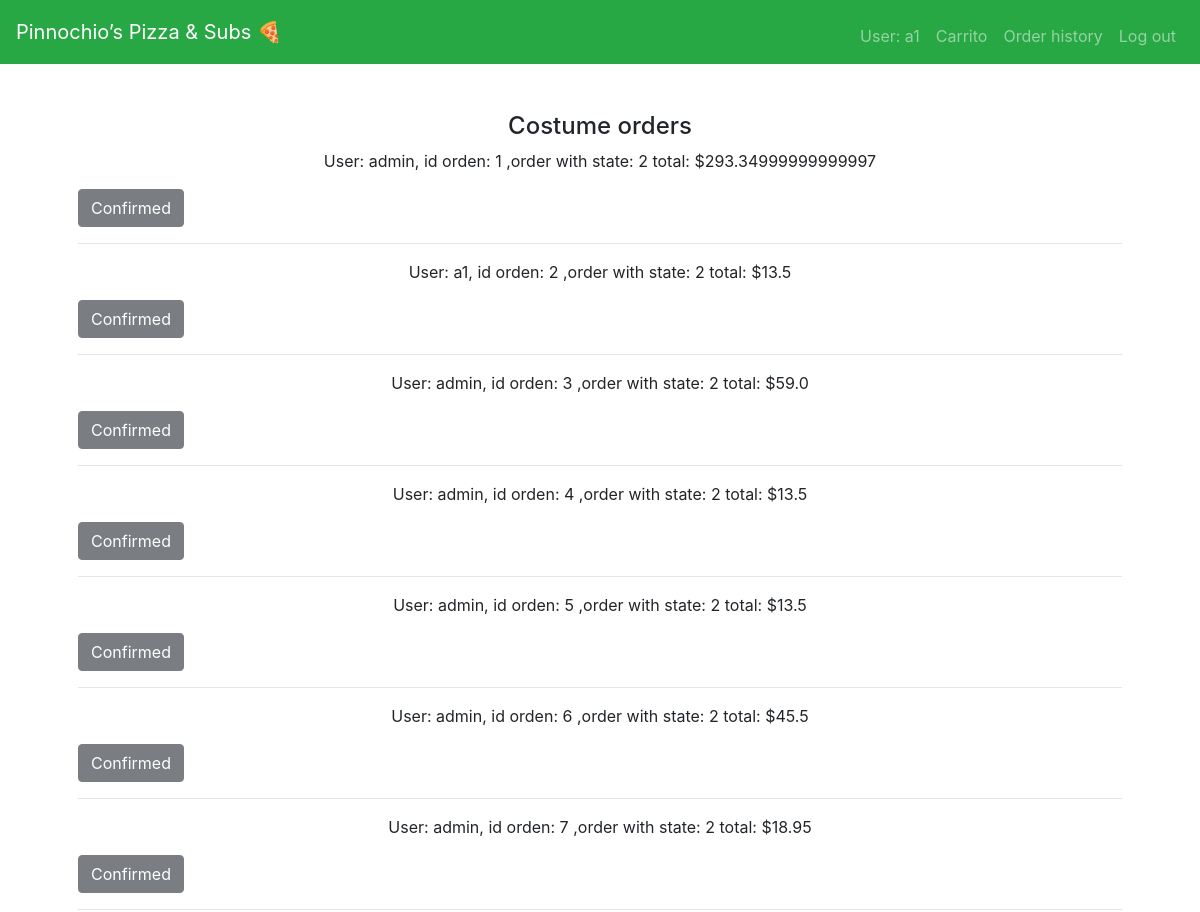
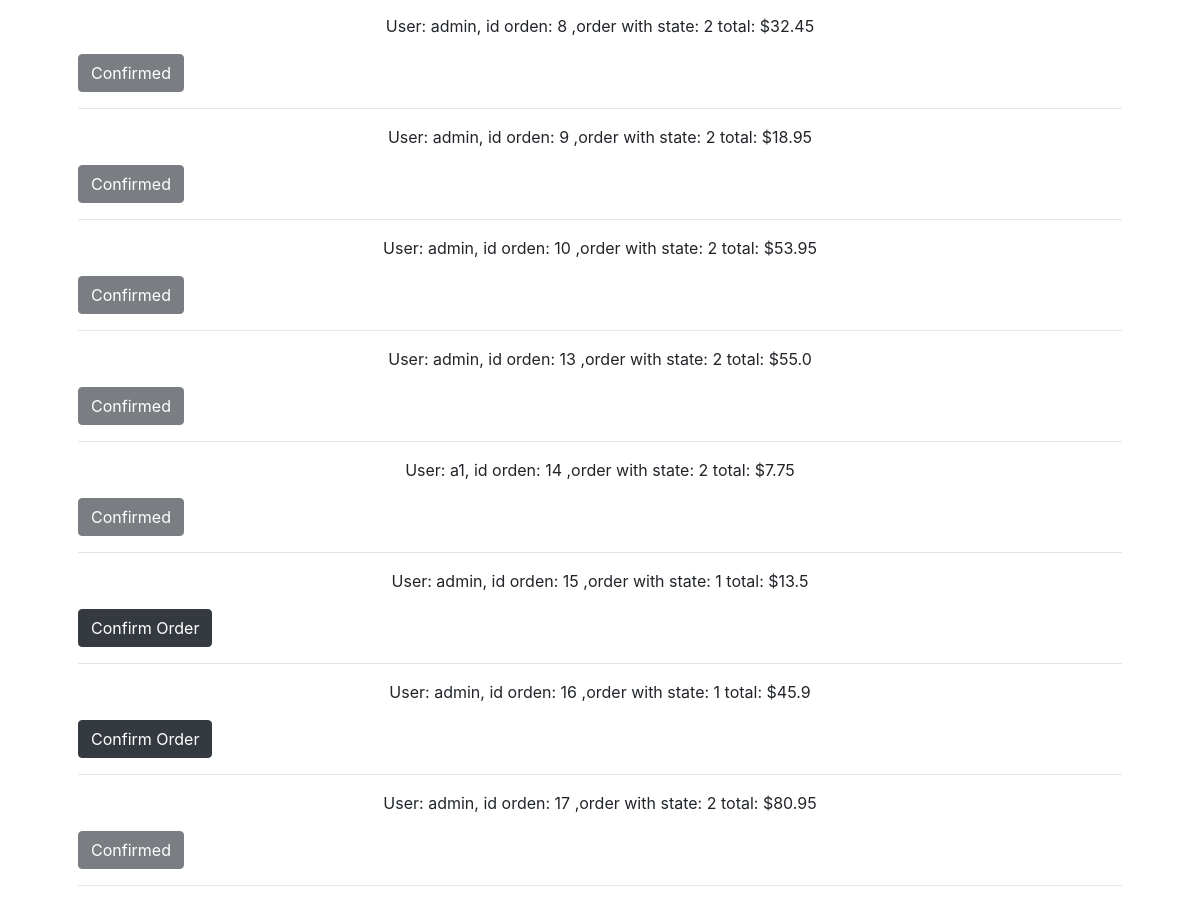
/staff (signed in), run on the app's committed database (2 pictures, top to bottom).
### orders/models.py (models this page shows, shortened)
class Orden(models.Model):
    username = models.ForeignKey(User, on_delete=CASCADE, related_name="carrito")
    total = models.FloatField(blank=True, null=True, default=0)
    ESTADO = [("0", "creada"), ("1", "progreso"), ("2", "finalizado"), ("3", "cancelado")]
    estado = models.CharField(max_length=10, choices=ESTADO, default="0")
    fecha = models.DateTimeField(auto_now_add=True)
    class Meta:
        verbose_name_plural = "Orden"

### orders/views.py (the view)
# urls.py: path("staff", views.staff, name="staff"),
def staff(request):
    username = request.user
    context = {
        "username": username,
        "staff": Orden.objects.all(),
    }
    return render(request, "orders/staff.html", context)

### orders/templates/orders/staff.html (shortened to what this page needs)
{% extends 'base.html' %}
{% load bootstrap4 %}
{% load static %}
{% block head_css %}
    <link rel="stylesheet" href="{% static 'styles.css' %}">
{% endblock %}
{% block main %}
    <h4 class="text-center">Costume orders</h4>
    {% for order in staff %}
        {% if order.estado == "0" or order.estado == "3" %}
        {% else %}
            <p class="text-center">
                User: {{order.username}}, id orden: {{order.id}} ,order with state: {{order.estado}} total: ${{order.total}}
            </p>
            {% if order.estado == "2" %}
                <button class="btn btn-dark" disabled>Confirmed</button>
            {% else %}
                <form action="{% url 'approve_order' %}" method="POST">
                    <button class="btn btn-dark">Confirm Order</button>
                </form>
            {% endif %}
            <hr>
        {% endif %}
    {% endfor %}
{% endblock %}

### templates/base.html (shortened to what this page needs)
{% load bootstrap4 %}
{% load static %}
<!DOCTYPE html>
<html lang="sp">
<head>
    {% bootstrap_css %}
    <link rel="stylesheet" href="{% static '/css/styles.css' %}">
    {% block head_css %}
    {% endblock %}
</head>
<body>
    {% if user.is_authenticated %}
    <nav class="navbar navbar-expand-lg navbar-dark bg-success">
        <a class="navbar-brand" href="/">Pinnochio’s Pizza & Subs 🍕</a>
        <div class="collapse navbar-collapse" id="navbarSupportedContent">
                <ul class="navbar-nav ml-auto mt-2">
                    <li class="nav-item"><a class="nav-link" href="#"> User: {{ user.username }} </a></li>
                    <li class="nav-item"><a class="nav-link" href="{% url 'carrito' %}"> Carrito </a></li>
                    <li class="nav-item"><a class="nav-link" href="{% url 'history' %}"> Order history </a></li>
                    <li class="nav-item"><a class="nav-link" href="{% url 'logout' %}">Log out</a></li>
                </ul>
        </div>
    </nav>
    {% endif %}
    <main class="container p-5">
        {% block main %}{% endblock %}
    </main>
</body>
</html>

### orders/static/css/styles.css (style rules this page uses)
nav a { color: white; }

### data on the page
Orden: username "admin", id "1", estado "2", total "293.34999999999997", shows "Confirmed"
Orden: username "a1", id "2", estado "2", total "13.5", shows "Confirmed"
Orden: username "admin", id "3", estado "2", total "59.0", shows "Confirmed"
Orden: username "admin", id "4", estado "2", total "13.5", shows "Confirmed"
Orden: username "admin", id "5", estado "2", total "13.5", shows "Confirmed"
Orden: username "admin", id "6", estado "2", total "45.5", shows "Confirmed"
Orden: username "admin", id "7", estado "2", total "18.95", shows "Confirmed"
Orden: username "admin", id "8", estado "2", total "32.45", shows "Confirmed"
Orden: username "admin", id "9", estado "2", total "18.95", shows "Confirmed"
Orden: username "admin", id "10", estado "2", total "53.95", shows "Confirmed"
Orden: username "admin", id "13", estado "2", total "55.0", shows "Confirmed"
Orden: username "a1", id "14", estado "2", total "7.75", shows "Confirmed"
Orden: username "admin", id "15", estado "1", total "13.5"
Orden: username "admin", id "16", estado "1", total "45.9"
Orden: username "admin", id "17", estado "2", total "80.95", shows "Confirmed"

### other printed values
{{ user.username }} "a1"
